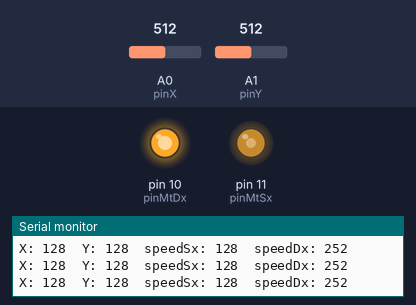
Simulated run of this sketch. Board: Arduino Uno, built with avr-gcc and run on an emulated ATmega328P. Shown: output pins drawn as LEDs (lit = HIGH), the last lines printed to the serial monitor. Inputs (shaded band) come from the test bench; at power-on: A0 (pinX) = 512, A1 (pinY) = 512.

Above: at 1.2 s.
1.3 s: A0 (pinX) set to 716
At 2.2 s:
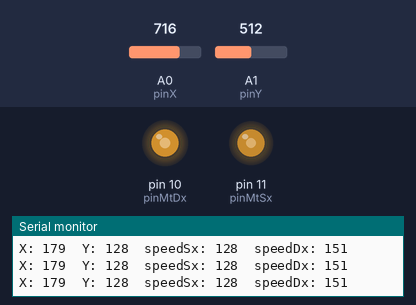
2.8 s: A1 (pinY) set to 716
At 4.0 s:
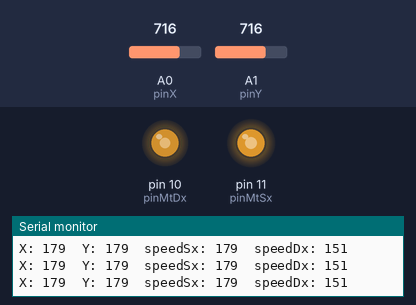
4.3 s: A0 (pinX) set to 986
At 5.5 s:
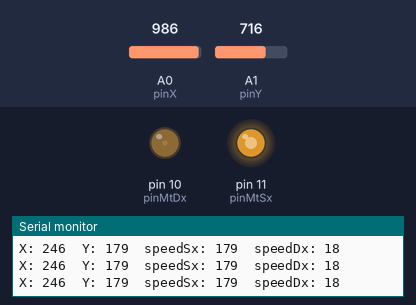
5.8 s: A0 (pinX) set to 1013
At 6.3 s:
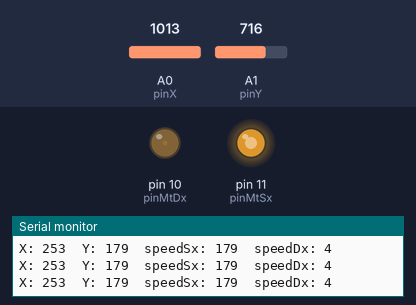
8.8 s: A1 (pinY) set to 900
At 9.8 s:
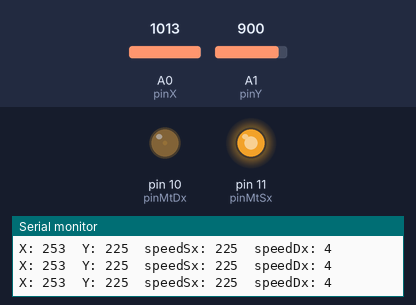
10.3 s: A1 (pinY) set to 511
At 11.4 s:
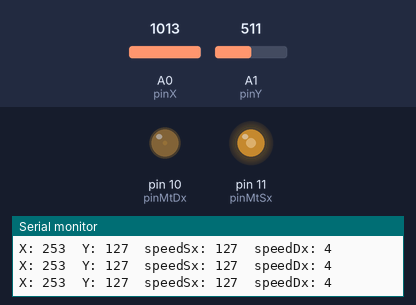
Timing chart, 0 to 12.8 s (numbered marks = the images above; inputs shaded):
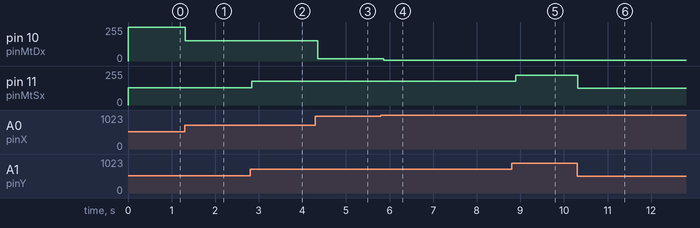

Measured:
- after the input at 1.3 s, pin 10 (pinMtDx): 252/255 → 151/255 at once
- after the input at 2.8 s, pin 11 (pinMtSx): 128/255 → 179/255 at once
- after the input at 4.3 s, pin 10 (pinMtDx): 151/255 → 18/255 after 0.05 s
- after the input at 5.8 s, pin 10 (pinMtDx): 18/255 → 4/255 after 0.07 s
- after the input at 8.8 s, pin 11 (pinMtSx): 179/255 → 225/255 after 0.10 s
- after the input at 10.3 s, pin 11 (pinMtSx): 225/255 → 127/255 at once

The sketch:

topomoto_002.ino
```cpp
//controllo 2 motori DC da 3,5 volt
/**
in questa versione la direzione del motore è sempre la stessa e per variare
la velocità di rotazione uso in input un trimmer che pilota
un'uscita PWM. Per fermare il motore si usa sempre il trimmer.
Uso due trimmer per simulare un joystick (cloche):
 - uno per l'asse X e uno per l'asse Y

*/


//input del trimmer
const int pinX = A0;
const int pinY = A1;

const int pinMtSx = 11;
const int pinMtDx = 10;

int x = 0; // asse X --> direzione
int y = 0; // asse Y --> velocità

int speedSx = 0;
int speedDx = 0;

long timer = 0;


void setup() {
  Serial.begin(9600);
   timer = millis();
}

void loop() {
  x = analogRead(pinX)/4;
  y = analogRead(pinY)/4;

  if(x <= 125){ //direzione: SX-----------------------------------------------------------------------------------------------------------------------------------------------------------------------------
    //speedSx= y * (x/127); //x==0 --> motore di sx spento; x==123 --> entrambe i motori accesi
    speedSx = map(x, 0, 125, 0, 255);
    speedDx = y; //motore dx sempre acceso con velocità y

  }else{ // direzione DX
    speedSx = y; //motore sx sempre acceso con velocità y
    speedDx = map(x, 126, 255, 255, 0);  //x==0 --> motore di sx spento; x==123 --> entrambe i motori accesi
  }

  Serial.print("X: " + String(x));
  Serial.print("\tY: " + String(y));
  Serial.print("\tspeedSx: " + String(speedSx));
  Serial.println("\tspeedDx: " + String(speedDx));

  analogWrite(pinMtSx, speedSx);
  analogWrite(pinMtDx, speedDx);

  delay(100);

}
```
